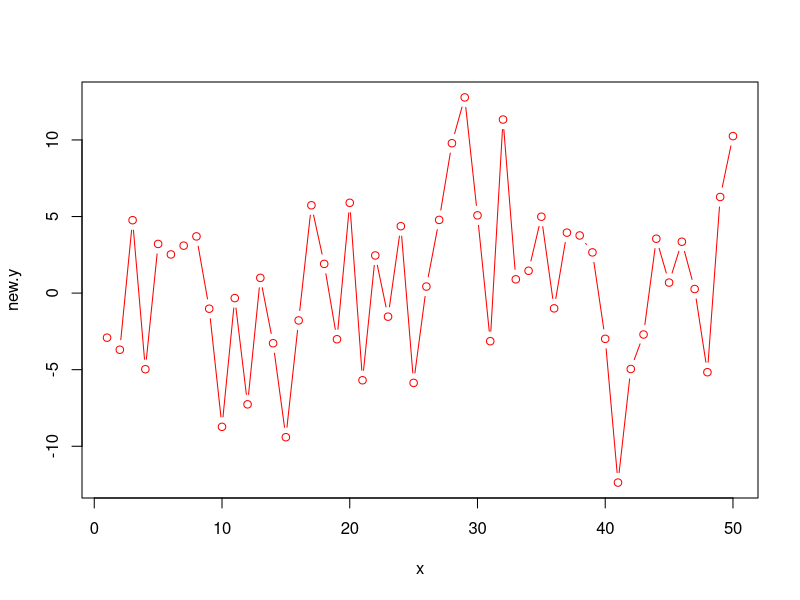

Reproduce this figure in R.
## ---- chunk 1
getwd()
## ---- chunk 2
PlotNoisyData <- function(x, y, ...) {
  new.y <- y + rnorm(length(y), 0, 5)
  plot(x, new.y, ...)
}
## ---- chunk 3
PlotNoisyData(x = 1:50, y = rep(0, 50), type = "b", col = "red")
